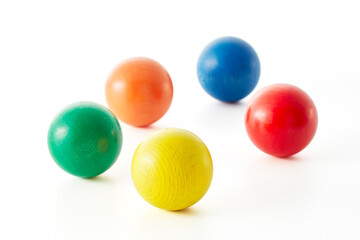
#> input picture Image Processing/Resources/col_balls.jpg, 360 x 240 px, found by its file name
$ python 38_MorphologicalTransformation2.py
#> lines starting #> are read from the running program, lines starting #| are printed output that depends on the picture; after the words box and inside, x2 and y2 are one past the last pixel; in counts of white or black regions, pixels touching at a corner belong together
import cv2
import numpy as np
from matplotlib import pyplot as plt

img_path = "D:\\My codes\\Computer Vision\\Image Processing\\Resources\\col_balls.jpg"
img = cv2.imread(img_path, cv2.IMREAD_GRAYSCALE)
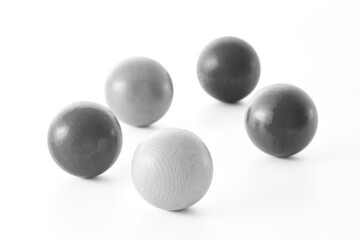
#> img: shape (240, 360); min 48, max 255, mean 226.1

# Check if the image has been successfully loaded
if img is None:
    print("Error: Image not found or unable to load.")
    exit()

# Threshold the image
_, mask = cv2.threshold(img, 230, 255, cv2.THRESH_BINARY_INV)
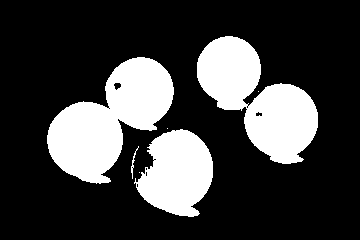
#> mask: shape (240, 360); 24.6% white; 7 white regions (3 under 20 px), largest, box (x1, y1, x2, y2) and area: (47, 57, 174, 184) 8457, (197, 36, 318, 164) 7977, (134, 129, 213, 217) 4790, (131, 146, 139, 179) 51

# Define the kernel for morphological operations
kernel = np.ones((3, 3), np.uint8)

# Opening: Erosion followed by Dilation
opening = cv2.morphologyEx(mask, cv2.MORPH_OPEN, kernel)
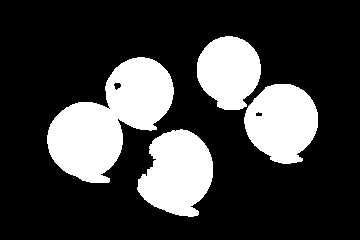
#> opening: shape (240, 360); 24.5% white; 4 white regions, box (x1, y1, x2, y2) and area: (47, 57, 174, 183) 8451, (137, 129, 213, 217) 4746, (244, 84, 318, 164) 4399, (197, 36, 261, 110) 3567

# Closing: Dilation followed by Erosion
closing = cv2.morphologyEx(mask, cv2.MORPH_CLOSE, kernel)
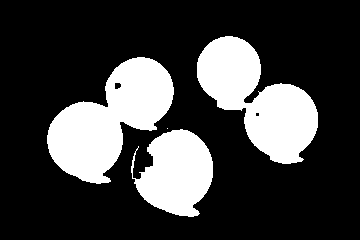
#> closing: shape (240, 360); 24.7% white; 4 white regions (1 under 20 px), largest, box (x1, y1, x2, y2) and area: (47, 57, 174, 184) 8476, (197, 36, 318, 164) 8010, (131, 129, 213, 217) 4889

# Morphological operations to demonstrate different effects
tophat = cv2.morphologyEx(mask, cv2.MORPH_TOPHAT, kernel)   # Difference between mask and opening
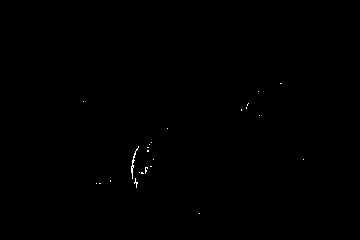
#> tophat: shape (240, 360); 0.13% white in thin lines or dots, all inside (x1, y1, x2, y2) = (83, 83, 304, 214)
gradient = cv2.morphologyEx(mask, cv2.MORPH_GRADIENT, kernel)  # Difference between dilation and erosion
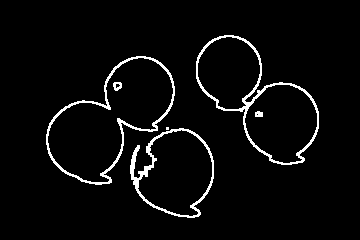
#> gradient: shape (240, 360); 4% white in thin lines or dots, all inside (x1, y1, x2, y2) = (46, 35, 319, 218)
blackhat = cv2.morphologyEx(mask, cv2.MORPH_BLACKHAT, kernel)  # Difference between closing and mask
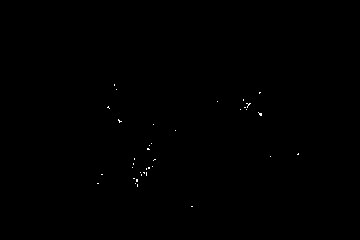
#> blackhat: shape (240, 360); 0.11% white in thin lines or dots, all inside (x1, y1, x2, y2) = (97, 84, 299, 207)

# Show the images
titles = ["Original", "Mask", "Opening", "Closing", "Top Hat", "Gradient", "Black Hat"]
images = [img, mask, opening, closing, tophat, gradient, blackhat]

for i in range(len(images)):
    plt.subplot(2, 4, i+1)
    plt.imshow(images[i], 'gray')
    plt.title(titles[i])
    plt.xticks([])
    plt.yticks([])
#> this loop made 7 passes

plt.show()
